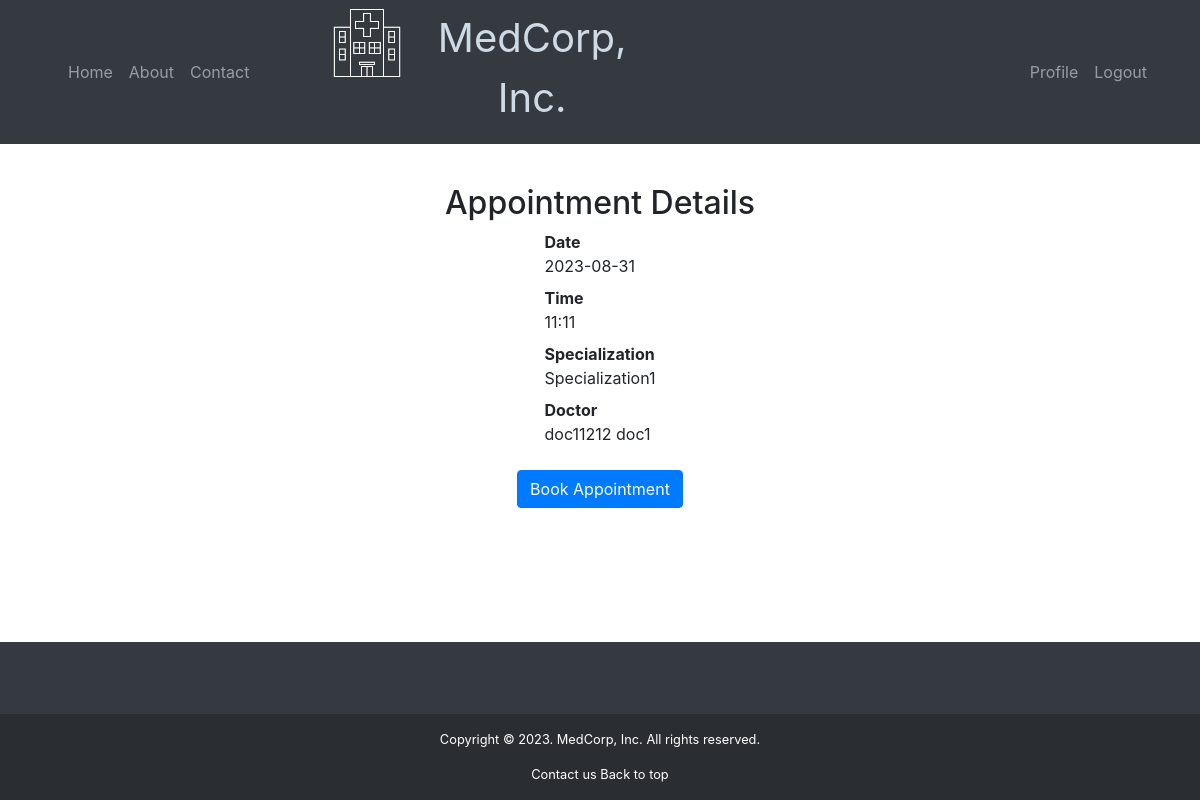
/app_details/8 (signed in), run on an earlier commit of the app's database.
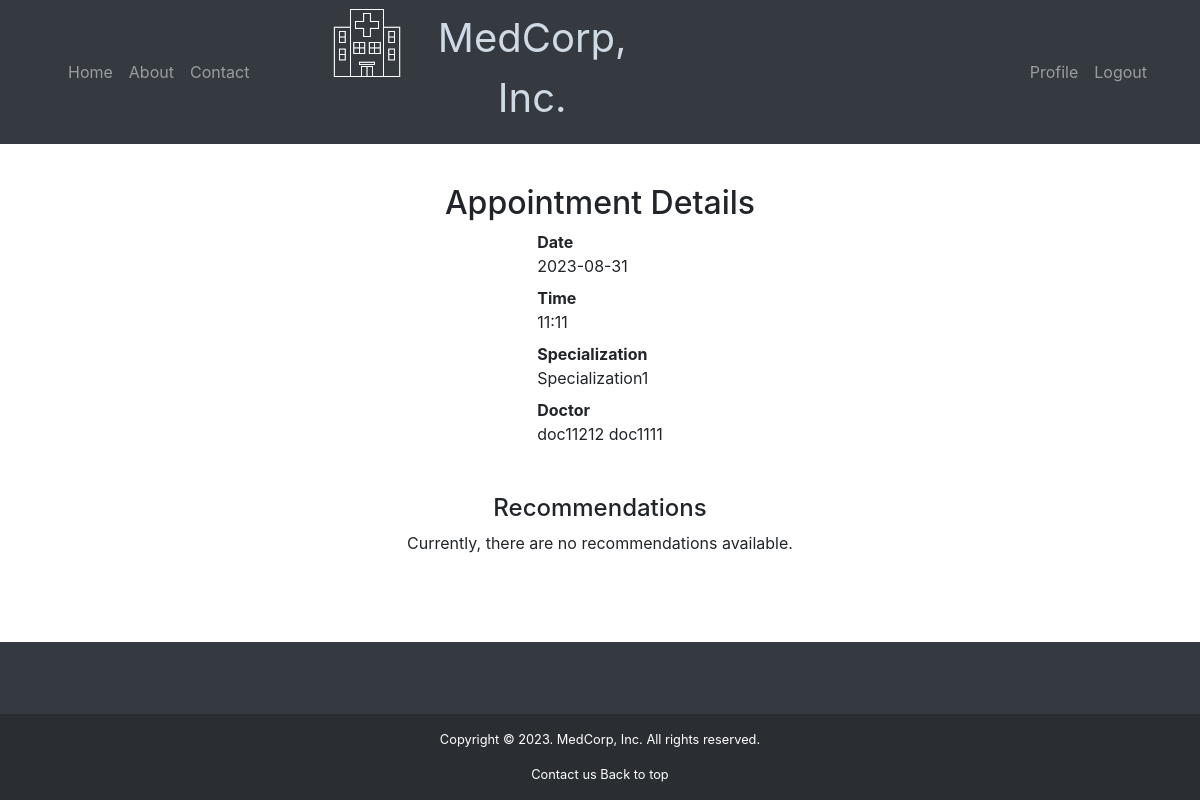
And on a later commit of the database.
### library/db/models.py (models this page shows, shortened)
class Profile(db.Model):
    __tablename__ = 'profile'
    _id = db.Column(db.Integer, primary_key=True, autoincrement=True)
    name = db.Column(db.String(100), unique=False)
    surname = db.Column(db.String(100), unique=False)
    birthdate = db.Column(db.DateTime, unique=False)
    gender = db.Column(db.String(10))
    email = db.Column(db.String(100), unique=True)
    telephone = db.Column(db.Integer, unique=False)
    insurance = db.Column(db.Boolean)
    userid = db.Column(db.Integer, db.ForeignKey("user._id"), nullable=False, unique=True)
    createdDate = db.Column(db.DateTime,
                            default=datetime.utcnow, nullable=False)
    user = db.relationship("User", uselist=False, cascade="delete")

### library/routes/routes.py (the view, shortened to what this page needs)
@pages.route("/app_details/<int:app_id>", methods=["GET", "POST"])
@login_required
def app_details(app_id: int):
    appointment = Appointment.query.filter_by(app_id=app_id).first()
    form = BookApp()
    if appointment.profile and appointment.profile.birthdate:
        patient_birthdate = appointment.profile.birthdate
        gender = appointment.profile.gender
    else:
        patient_birthdate = None
        gender = None
    if appointment.patient_id:
        age, month = calculate_age(patient_birthdate)
    else:
        age, month = None, None
    if not appointment:
        flash("Appointment not found.", "danger")
        return redirect(url_for("pages.appointment"))
    if appointment.doctor_id:
        doctor_profile = Profile.query.filter_by(
            userid=appointment.doctor_id).first()
        user = User.query.get(appointment.doctor_id)
        if user:
            specialization = Specializations.query.get(user.specs_id)
        else:
            specialization = None
    else:
        doctor_profile = None
    return render_template('main/app_details.html',
                           appointment=appointment,
                           form=form,
                           doctor_profile=doctor_profile,
                           specialization=specialization,
                           age=age,
                           month=month,
                           gender=gender)

### library/app.py (called while the page is built)
def create_app():
    app = Flask(__name__)
    app.config["SECRET_KEY"] = os.environ.get(
        "SECRET_KEY", "c544081efca90d112b80ff0ce139dd98")
    app.config['SQLALCHEMY_DATABASE_URI'] = 'sqlite:///test.db'
    migrate.init_app(app, db)
    db.init_app(app)
    with app.app_context():
        db.create_all()
    app.register_blueprint(pages)
    app.register_blueprint(authorize)
    app.register_blueprint(doctor)
    app.register_blueprint(admin)
    login_manager = LoginManager()
    login_manager.init_app(app)
    login_manager.login_view = "authorize.login"
    @login_manager.user_loader
    def load_user(user_id):
        return User.query.get(int(user_id))
    return app

### library/valid.py (called while the page is built)
def calculate_age(birthdate):
    if birthdate is None:
        return None, None
    today = datetime.now()
    age = today.year - birthdate.year - \
        ((today.month, today.day) < (birthdate.month, birthdate.day))
    months = (today.month - birthdate.month) % 12
    return age, months

### library/templates/main/app_details.html (shortened to what this page needs)
{% extends 'layout.html' %}
{% block main_content %}
<div class="appointment_container">
  <h2>Appointment Details</h2>
  {% if current_user.isDoctor %}
  <dl>
    <dt>Date</dt>
    <dd>{{ appointment.app_date }}</dd>
    <dt>Time</dt>
    <dd>{{ appointment.app_time }}</dd>
    <dt>Patient</dt>
    {% if appointment.patient_id %}
    <td>{{ appointment.profile.name }}</td>
    <td>{{ appointment.profile.surname }}</td>
    <dt>Age</dt>
    {% if age is not none and month is not none %}
    <td> {{ age }} years and {{ month }} months old</td>
    {% else %}
    <td>Age information not available </td>
    {% endif %}
    <dt>Gender</dt>
    {% if gender %}
    <td> {{ gender }} </td>
    {% else %}
    <td>Gender information not available </td>
    {% endif %}
    {% else %}
    <dd>Patient information not available</dd>
    {% endif %}
  </dl>
  <div class="container">
    <section class="mt-4" style="text-align: center;">
      <h4>Recommendations</h4>
      {% if appointment.recommendations %}
      <div>
        <p>{{ appointment.recommendations }}</p>
        <div class="row">
          <div class="col-md-12">
            <form action="{{ url_for('doctor.edit_recommendation', app_id=appointment.app_id) }}" method="post">
              <button type="submit" class="btn btn-primary">Edit</button>
            </form>
            <form action="{{ url_for('doctor.delete_recommendations', app_id=appointment.app_id) }}" method="post">
              <button type="submit" class="btn btn-danger">Delete</button>
            </form>
          </div>
        </div>
        {% else %}
        <form action="{{ url_for('pages.app_details', app_id=appointment.app_id) }}" method="post">
          <div class="form-group">
            <label for="recommendations">Add Recommendations:</label>
            <textarea class="form-control" id="recommendations" name="recommendations" rows="4"
              style="width: 50%; margin: 0 auto;"></textarea>
          </div>
          <button type="submit" class="btn btn-primary">Submit</button>
        </form>
    </section>
    {% endif%}
  </div>
  {% else %}
  <dl>
    <dt>Date</dt>
    <dd>{{ appointment.app_date }}</dd>
    <dt>Time</dt>
    <dd>{{ appointment.app_time }}</dd>
    {% if appointment.doctor_id %}
    <dt>Specialization</dt>
    {% if specialization %}
    <dd>{{ specialization.specialization }}</dd>
    {% else %}
    <dd>Specialization information not available</dd>
    {% endif %}
    <dt>Doctor</dt>
    {% if doctor_profile %}
    <dd>{{ doctor_profile.name }} {{ doctor_profile.surname }}</dd>
    {% else %}
    <dd>Doctor information not available</dd>
    {% endif %}
  </dl>
  {% if not appointment.availability %}
  <div class="container">
    <section class="mt-4" style="text-align: center;">
      <h4>Recommendations</h4>
      {% if appointment.recommendations %}
      <div class="recommendations">
        <p>{{ appointment.recommendations }}</p>
      </div>
      {% else %}
      <p> Currently, there are no recommendations available.</p>
      {% endif %}
    </section>
  </div>
  {% endif %}
  {% if appointment.availability %}
  <form method="post" action="{{ url_for('pages.app_details', app_id=appointment.app_id) }}">
    <button type="submit" class="btn btn-primary">Book Appointment</button>
  </form>
  {% endif %}
  {% endif %}
  {% endif %}
</div>
{% endblock %}

What changed in the data, as far as the page shows it:
changed Appointment: availability True → False (drawn)
changed Profile "doc11212": surname "doc1" → "doc1111"
Also different on the page:
text no longer shown: "Book Appointment"
text now shown: "Recommendations Currently, there are no recommendations available."
